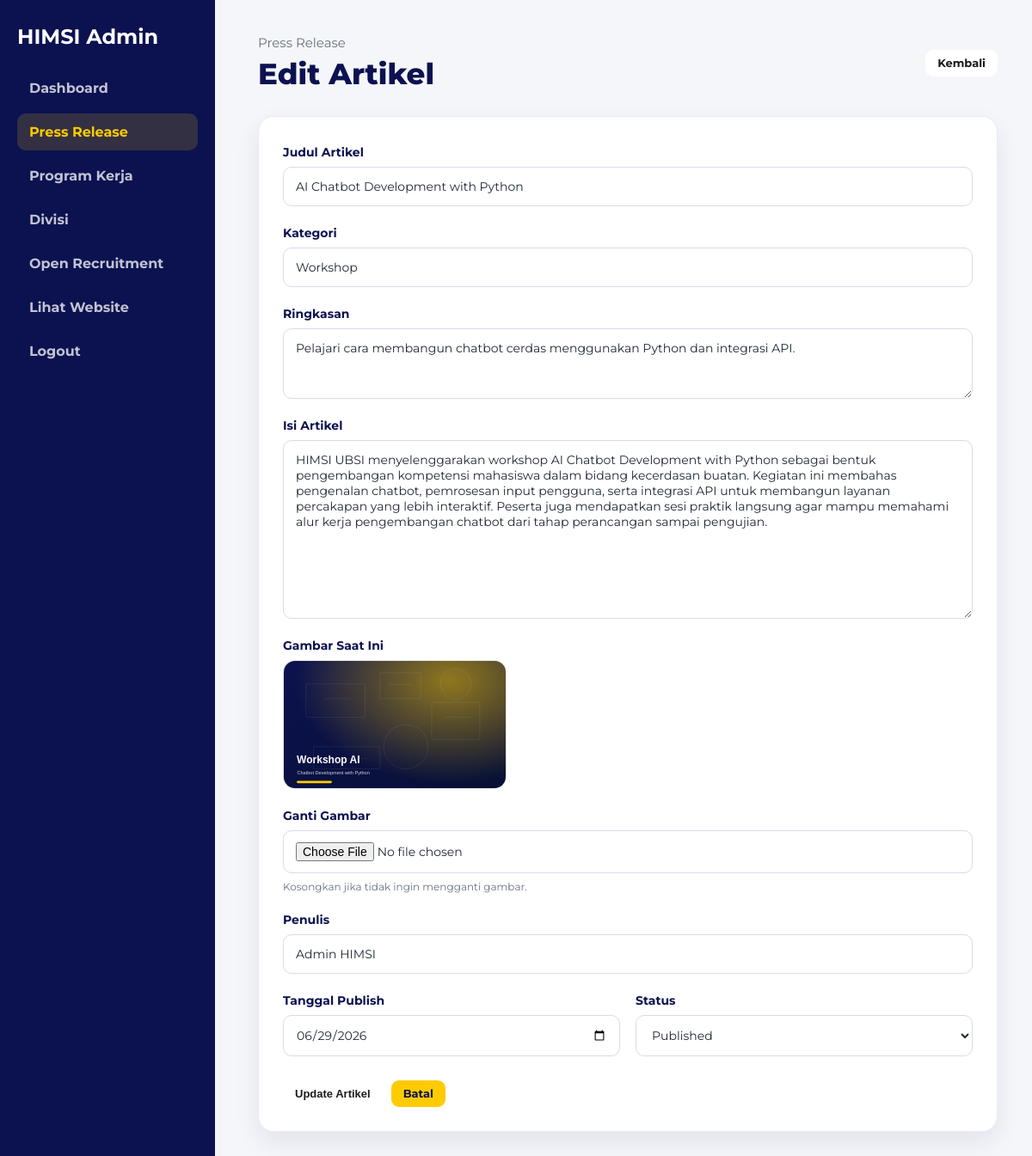
Page /admin/press-release/edit.php?id=1 (signed in) on the committed database.
### tables this page shows
CREATE TABLE press_releases (
    id INT AUTO_INCREMENT PRIMARY KEY,
    title VARCHAR(200) NOT NULL,
    slug VARCHAR(220) NOT NULL UNIQUE,
    category VARCHAR(100) DEFAULT 'Berita',
    excerpt TEXT,
    content LONGTEXT NOT NULL,
    image VARCHAR(255),
    author VARCHAR(100) DEFAULT 'Admin HIMSI',
    status ENUM('draft', 'published') DEFAULT 'published',
    published_at DATE,
    created_at TIMESTAMP DEFAULT CURRENT_TIMESTAMP,
    updated_at TIMESTAMP DEFAULT CURRENT_TIMESTAMP ON UPDATE CURRENT_TIMESTAMP
);

### includes/functions.php (called while the page is built, shortened)
<?php
function e($value)
{
    return htmlspecialchars((string) $value, ENT_QUOTES, 'UTF-8');
}
function url($path = '')
{
    return BASE_URL . ltrim($path, '/');
}

### admin/press-release/edit.php (the view, shortened to what this page needs)
<?php
require_once __DIR__ . '/../../config/database.php';
require_once __DIR__ . '/../../includes/functions.php';
$id = $_GET['id'] ?? '';
$stmt = $pdo->prepare("SELECT * FROM press_releases WHERE id = ?");
$stmt->execute([$id]);
$item = $stmt->fetch();
?>
<!DOCTYPE html>
<html lang="id">
<head>
    <?php include __DIR__ . '/../includes/head.php'; ?>
    <link rel="stylesheet" href="../../assets/css/admin.css">
</head>
<body>
<?php include __DIR__ . '/../includes/sidebar.php'; ?>
<main class="admin-main">
    <header class="admin-header">
        <div>
            <p>Press Release</p>
            <h1>Edit Artikel</h1>
        </div>
        <a class="btn btn-view" href="index.php">Kembali</a>
    </header>
    <section class="form-card">
        <form class="admin-form" method="POST" action="update.php" enctype="multipart/form-data">
            <div class="form-group">
                <label for="title">Judul Artikel</label>
                <input type="text" id="title" name="title" value="<?= e($item['title']); ?>" required>
            </div>
            <div class="form-group">
                <label for="category">Kategori</label>
                <input type="text" id="category" name="category" value="<?= e($item['category']); ?>" required>
            </div>
            <div class="form-group">
                <label for="excerpt">Ringkasan</label>
                <textarea id="excerpt" name="excerpt" rows="3" required><?= e($item['excerpt']); ?></textarea>
            </div>
            <div class="form-group">
                <label for="content">Isi Artikel</label>
                <textarea id="content" name="content" rows="10" required><?= e($item['content']); ?></textarea>
            </div>
            <div class="form-group">
                <label>Gambar Saat Ini</label>
                <?php if (!empty($item['image'])): ?>
                    <img class="image-preview" src="<?= url('assets/images/uploads/' . $item['image']); ?>" alt="<?= e($item['title']); ?>">
                <?php else: ?>
                    <small>Belum ada gambar.</small>
                <?php endif; ?>
            </div>
            <div class="form-group">
                <label for="image">Ganti Gambar</label>
                <input type="file" id="image" name="image" accept="image/jpeg,image/png,image/webp">
                <small>Kosongkan jika tidak ingin mengganti gambar.</small>
            </div>
            <div class="form-group">
                <label for="author">Penulis</label>
                <input type="text" id="author" name="author" value="<?= e($item['author']); ?>" required>
            </div>
            <div class="form-row">
                <div class="form-group">
                    <label for="published_at">Tanggal Publish</label>
                    <input type="date" id="published_at" name="published_at" value="<?= e($item['published_at']); ?>" required>
                </div>
                <div class="form-group">
                    <label for="status">Status</label>
                    <select id="status" name="status">
                        <option value="published" <?= $item['status'] === 'published' ? 'selected' : ''; ?>>Published</option>
                    </select>
                </div>
            </div>
            <div class="form-actions">
                <button class="btn btn-add" type="submit">Update Artikel</button>
                <a class="btn btn-edit" href="index.php">Batal</a>
            </div>
        </form>
    </section>
</main>
</body>
</html>

### assets/css/admin.css (style rules this page uses)
:root { --primary: #0c1250; --secondary: #fecb00; --bg: #f5f5f8; --text: #1b1b1c; --muted: #666b75; --white: #ffffff; --danger: #b42318; --shadow: 0 18px 45px rgba(12, 18, 80, 0.12); }
* { box-sizing: border-box; }
body { margin: 0; font-family: 'Montserrat', Arial, sans-serif; color: var(--text); background: var(--bg); }
a { color: inherit; text-decoration: none; }
.admin-main { margin-left: 250px; padding: 34px; }
.admin-header { display: flex; align-items: center; justify-content: space-between; gap: 20px; margin-bottom: 28px; }
.admin-header p { margin: 0; color: var(--muted); }
.admin-header h1 { margin: 4px 0 0; color: var(--primary); }
.admin-table-card, .form-card { background: var(--white); border-radius: 18px; padding: 22px; box-shadow: var(--shadow); overflow-x: auto; }
.admin-form { display: grid; gap: 12px; max-width: 860px; }
.admin-form label { color: var(--primary); font-size: 13px; font-weight: 800; margin-top: 4px; }
.admin-form input, .admin-form textarea, .admin-form select { width: 100%; border: 1px solid #d7d8e0; border-radius: 10px; padding: 12px 14px; font: inherit; background: #ffffff; }
.admin-form textarea { resize: vertical; }
.admin-main { margin-left:260px; min-height:100vh; padding:40px; background:#f5f6fa; }
.admin-header { display:flex; justify-content:space-between; align-items:center; gap:20px; margin-bottom:28px; }
.admin-header p { margin:0 0 6px; color:#6b7280; font-size:15px; }
.admin-header h1 { margin:0; color:#0c1250; font-size:34px; font-weight:800; }
.btn { display:inline-flex; align-items:center; justify-content:center; padding:9px 14px; border-radius:9px; border:none; text-decoration:none; font-size:13px; font-weight:700; cursor:pointer; line-height:1; }
.btn-add, .btn-view { background:#fff; color:#1b1b1c; }
.btn-edit { background:#fecb00; color:#0c1250; }
.form-card { background:#fff; border-radius:18px; padding:28px; box-shadow:0 12px 30px rgba(12,18,80,.08); border:1px solid #e8eaf3; max-width:900px; }
.admin-form { display:flex; flex-direction:column; gap:18px; }
.form-group { display:flex; flex-direction:column; gap:8px; }
.form-group label { color:#0c1250; font-weight:700; font-size:14px; }
.form-group input, .form-group textarea, .form-group select { width:100%; border:1px solid #d8dce8; border-radius:10px; padding:13px 14px; font-family:inherit; font-size:14px; color:#1f2937; background:#fff; outline:none; transition:.2s ease; }
.form-group textarea { resize:vertical; }
.form-group small { color:#6b7280; font-size:12px; }
.form-row { display:grid; grid-template-columns:1fr 1fr; gap:18px; }
.form-actions { display:flex; align-items:center; gap:10px; margin-top:10px; }
.image-preview { width:260px; max-width:100%; height:150px; object-fit:cover; border-radius:14px; border:1px solid #e5e7eb; }

### rows in the picture
press_releases: title "AI Chatbot Development with Python", category "Workshop", excerpt "Pelajari cara membangun chatbot cerdas menggunakan Python dan integrasi API.", content "HIMSI UBSI menyelenggarakan workshop AI Chatbot Development with Python sebagai bentuk pengembangan kompetensi mahasiswa dalam bidang kecerdasan buatan. Kegiatan ini membahas pengenalan chatbot, pemrosesan input pengguna, serta integrasi API untuk membangun layanan percakapan yang lebih interaktif. Peserta juga mendapatkan sesi praktik langsung agar mampu memahami alur kerja pengembangan chatbot dari tahap perancangan sampai pengujian.", image (picture), author "Admin HIMSI", published_at "06/29/2026", status "Published"
